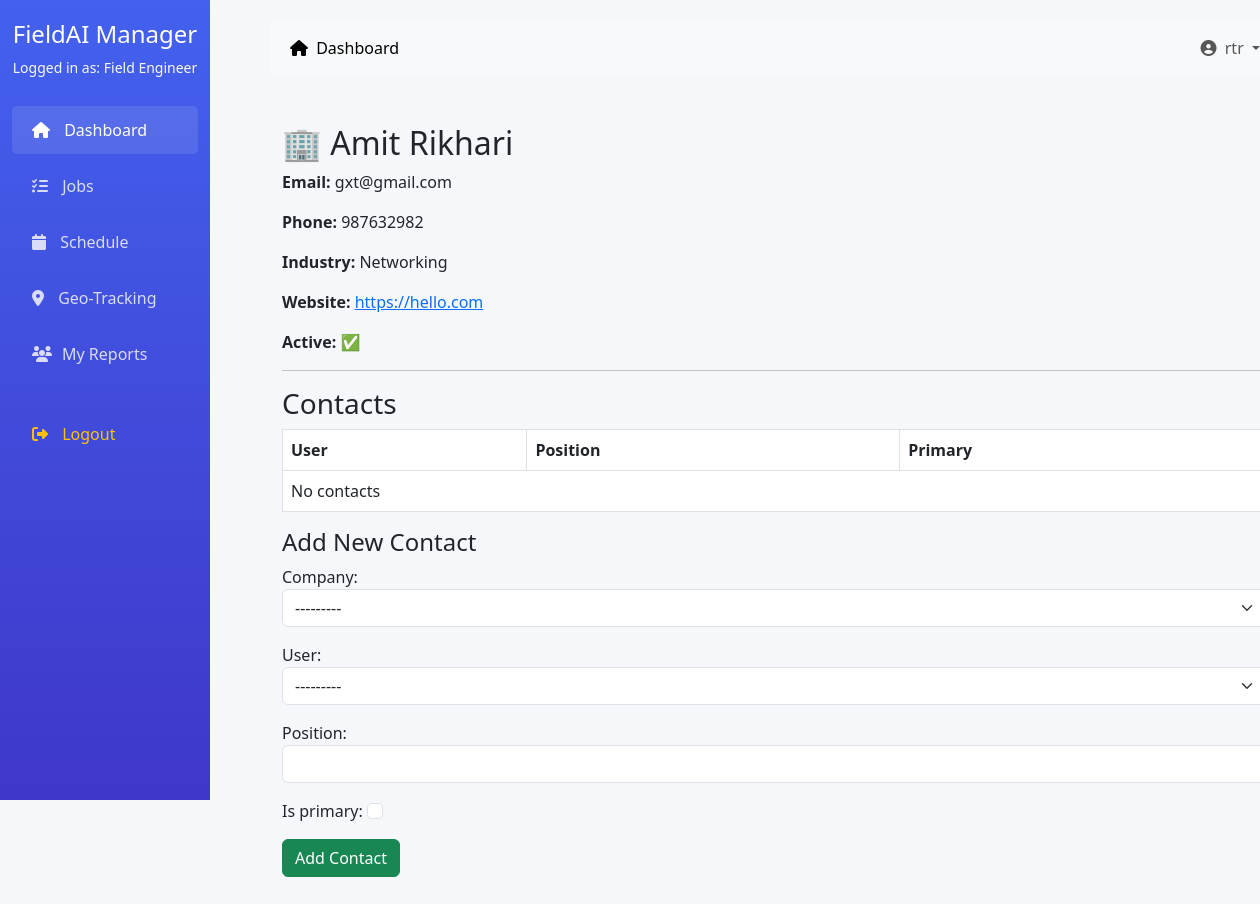
Page /dashboard/clients/2/ (signed in) on the committed database.
### accounts/models.py (models this page shows)
class CustomUser(AbstractUser):
    ROLE_CHOICES = (
        ('admin', 'Admin'),
        ('manager', 'Project Manager'),
        ('engineer', 'Field Engineer'),
        ('client', 'Client'),
        ('accounts', 'Accounts Team'),
    )
    role = models.CharField(max_length=20, choices=ROLE_CHOICES, default='engineer')
    phone = models.CharField(max_length=15, blank=True)
    address = models.TextField(blank=True)
    profile_picture = models.ImageField(upload_to='profiles/', blank=True)
    created_at = models.DateTimeField(auto_now=True)
    updated_at = models.DateTimeField(auto_now=True)
    def __str__(self):
        return f"{self.username} ({self.get_role_display()})"

class ClientCompany(models.Model):   # or maybe named Client?
    name = models.CharField(max_length=255)
    contact_email = models.EmailField()
    contact_phone = models.CharField(max_length=20, blank=True, null=True)
    address = models.TextField(blank=True, null=True)
    industry = models.CharField(max_length=100, blank=True, null=True)
    website = models.URLField(blank=True, null=True)
    is_active = models.BooleanField(default=True)
    def __str__(self):
        return self.name

### dashboard/views.py (the view)
# urls.py: path("clients/<int:pk>/", views.client_detail, name="client_detail"),
@login_required
def client_detail(request, pk):
    client = get_object_or_404(ClientCompany, pk=pk)
    contacts = client.contacts.all()  # from related_name
    if request.method == "POST":
        contact_form = ClientContactForm(request.POST)
        if contact_form.is_valid():
            contact = contact_form.save(commit=False)
            contact.company = client
            contact.save()
            return redirect("dashboard:client_detail", pk=client.pk)
    else:
        contact_form = ClientContactForm()
    return render(
        request,
        "dashboard/client_detail.html",
        {"client": client, "contacts": contacts, "contact_form": contact_form},
    )

### dashboard/forms.py
class ClientContactForm(forms.ModelForm):
    class Meta:
        model = ClientContact
        fields = ["company", "user", "position", "is_primary"]
        widgets = {
            "company": forms.Select(attrs={"class": "form-select"}),
            "user": forms.Select(attrs={"class": "form-select"}),
            "position": forms.TextInput(attrs={"class": "form-control"}),
            "is_primary": forms.CheckboxInput(attrs={"class": "form-check-input"}),
        }

### dashboard/templates/dashboard/client_detail.html (shortened to what this page needs)
{% extends "dashboard/base.html" %}
{% block content %}
<div class="container py-4">
  <h2>🏢 {{ client.name }}</h2>
  <p><strong>Email:</strong> {{ client.contact_email }}</p>
  <p><strong>Phone:</strong> {{ client.contact_phone }}</p>
  <p><strong>Industry:</strong> {{ client.industry }}</p>
  <p><strong>Website:</strong> <a href="{{ client.website }}" target="_blank">{{ client.website }}</a></p>
  <p><strong>Active:</strong> {{ client.is_active|yesno:"✅,❌" }}</p>
  <hr/>
  <h3>Contacts</h3>
  <table class="table table-bordered">
    <thead>
      <tr>
        <th>User</th>
        <th>Position</th>
        <th>Primary</th>
      </tr>
    </thead>
    <tbody>
      {% for contact in contacts %}
      <tr>
        <td>{{ contact.user }}</td>
        <td>{{ contact.position }}</td>
        <td>{% if contact.is_primary %}✅{% else %}❌{% endif %}</td>
      </tr>
      {% empty %}
      <tr><td colspan="3">No contacts</td></tr>
      {% endfor %}
    </tbody>
  </table>
  <h4>Add New Contact</h4>
  <form method="post">
    {{ contact_form.as_p }}
    <button type="submit" class="btn btn-success">Add Contact</button>
  </form>
</div>
{% endblock %}

### dashboard/templates/dashboard/base.html (shortened to what this page needs)
<!DOCTYPE html>
<html lang="en">
<head>
    <link href="https://cdn.jsdelivr.net/npm/bootstrap@5.3.0/dist/css/bootstrap.min.css" rel="stylesheet">
    <link rel="stylesheet" href="https://cdnjs.cloudflare.com/ajax/libs/font-awesome/6.4.0/css/all.min.css">
</head>
<body>
    <div class="container-fluid">
        <div class="row">
            <div class="col-md-2 sidebar d-none d-md-block">
                <div class="text-center mb-4">
                    <h4>FieldAI Manager</h4>
                    <p class="text-light small">Logged in as: {{ user.get_role_display }}</p>
                </div>
                <ul class="nav flex-column">
                    <li class="nav-item">
                        <a class="nav-link active" href="{% if user.role == 'admin' %}{% url 'dashboard:admin_dashboard' %}{% elif user.role == 'manager' %}{% url 'dashboard:manager_dashboard' %}{% elif user.role == 'engineer' %}{% url 'dashboard:engineer_dashboard' %}{% elif user.role == 'client' %}{% url 'dashboard:client_dashboard' %}{% elif user.role == 'accounts' %}{% url 'dashboard:accounts_dashboard' %}{% else %}#{% endif %}">
                            <i class="fas fa-home"></i> Dashboard
                        </a>
                    </li>
                    <li class="nav-item">
                        <a class="nav-link" href="{% if user.role == 'manager' %}{% url 'dashboard:manager_jobs' %}{% elif user.role == 'engineer' %}{% url 'dashboard:engineer_jobs' %}{% else %}#{% endif %}">
                            <i class="fas fa-tasks"></i> Jobs
                        </a>
                    </li>
                    <li class="nav-item">
                        <a class="nav-link" href="#">
                            <i class="fas fa-calendar"></i> Schedule
                        </a>
                    </li>
                    <li class="nav-item">
                        <a class="nav-link" href="#">
                            <i class="fas fa-map-marker-alt"></i> Geo-Tracking
                        </a>
                    </li>
                    {% if request.user.is_authenticated and request.user.role == 'engineer' %}
                     <li class="nav-item"><a class="nav-link" href="{% url 'dashboard:engineer_report' %}"><i class="fas fa-users"></i>My Reports</a></li>
                 {% endif %}
                    <li class="nav-item mt-4">
                        <a class="nav-link text-warning" href="{% url 'accounts:logout' %}">
                            <i class="fas fa-sign-out-alt"></i> Logout
                        </a>
                    </li>
                </ul>
            </div>
            <div class="col-md-10 main-content">
                <nav class="navbar navbar-expand-lg navbar-light bg-light mb-4 rounded">
                    <div class="container-fluid">
                        <div class="collapse navbar-collapse" id="navbarNav">
                            <ul class="navbar-nav me-auto">
                                <li class="nav-item">
                                    <a class="nav-link active" href="{% if user.role == 'admin' %}{% url 'dashboard:admin_dashboard' %}{% elif user.role == 'manager' %}{% url 'dashboard:manager_dashboard' %}{% elif user.role == 'engineer' %}{% url 'dashboard:engineer_dashboard' %}{% elif user.role == 'client' %}{% url 'dashboard:client_dashboard' %}{% elif user.role == 'accounts' %}{% url 'dashboard:accounts_dashboard' %}{% else %}#{% endif %}">
                                        <i class="fas fa-home me-1"></i> Dashboard
                                    </a>
                                </li>
                            </ul>
                            <ul class="navbar-nav">
                                <li class="nav-item dropdown">
                                    <a class="nav-link dropdown-toggle" href="#" id="navbarDropdown" role="button" data-bs-toggle="dropdown">
                                        <i class="fas fa-user-circle me-1"></i> {{ user.username }}
                                    </a>
                                </li>
                            </ul>
                        </div>
                    </div>
                </nav>
                {% block content %}
                {% endblock %}
            </div>
        </div>
    </div>
</body>
</html>

### dashboard/templates/dashboard/base.html (style rules this page uses)
:root { --primary: #4361ee; --secondary: #3f37c9; --success: #4cc9f0; --info: #4895ef; --warning: #f72585; --danger: #e63946; --light: #f8f9fa; --dark: #212529; }
body { font-family: 'Segoe UI', Tahoma, Geneva, Verdana, sans-serif; background-color: #f5f7fb; }
.sidebar { background: linear-gradient(to bottom, var(--primary), var(--secondary)); color: white; height: 100vh; position: fixed; padding-top: 20px; }
.sidebar .nav-link { color: rgba(255, 255, 255, 0.8); padding: 12px 20px; margin: 4px 0; border-radius: 5px; }
.sidebar .nav-link:hover, .sidebar .nav-link.active { background-color: rgba(255, 255, 255, 0.1); color: white; }
.sidebar .nav-link i { margin-right: 10px; }
.main-content { margin-left: 250px; padding: 20px; }

### rows in the picture
CustomUser: role "Field Engineer", username "rtr"
ClientCompany: name "Amit Rikhari", contact_email "gxt@gmail.com", contact_phone "987632982", industry "Networking", website "https://hello.com", is_active "✅"
